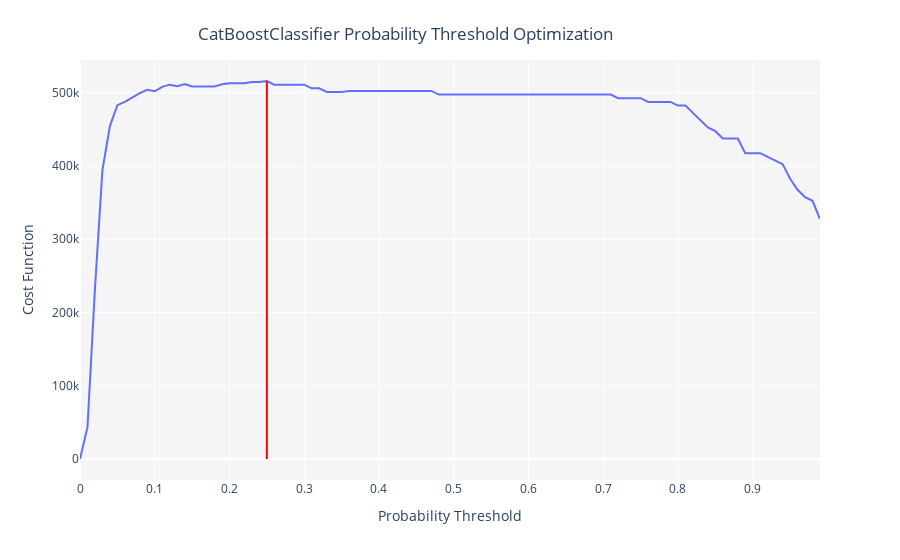

Write notebook code for a chart like this one.
### Markdown cell above
###### Optimizing threshold

### Code cell
optimize_threshold(best, true_negative = 1500, false_negative = -5000)
